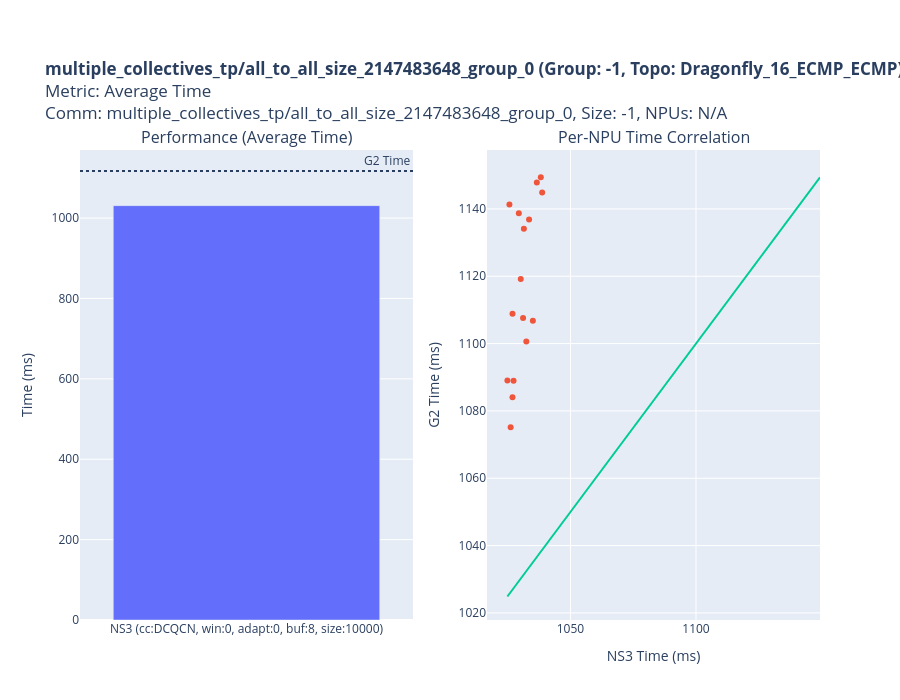
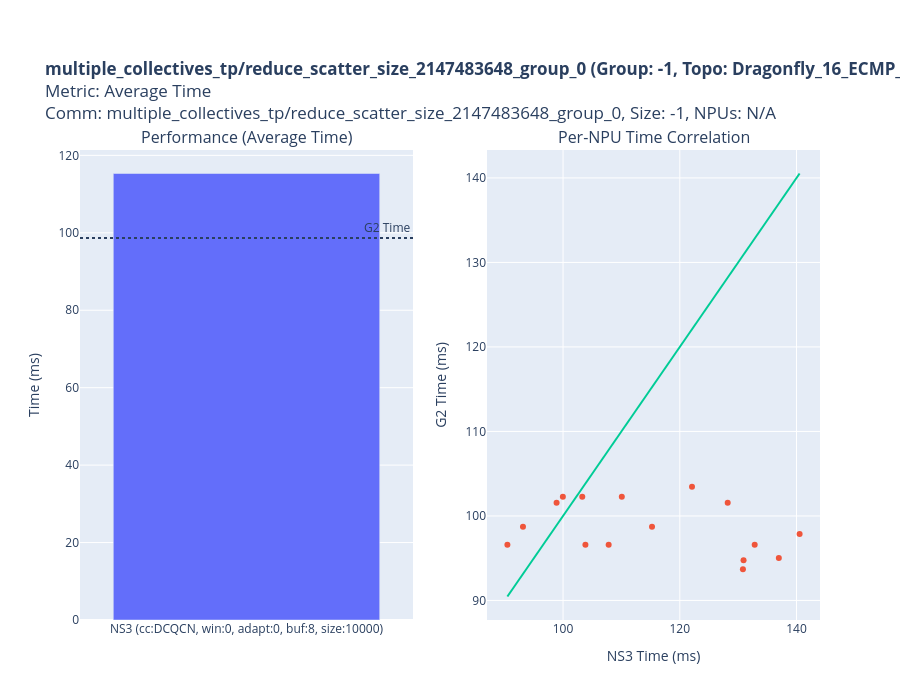
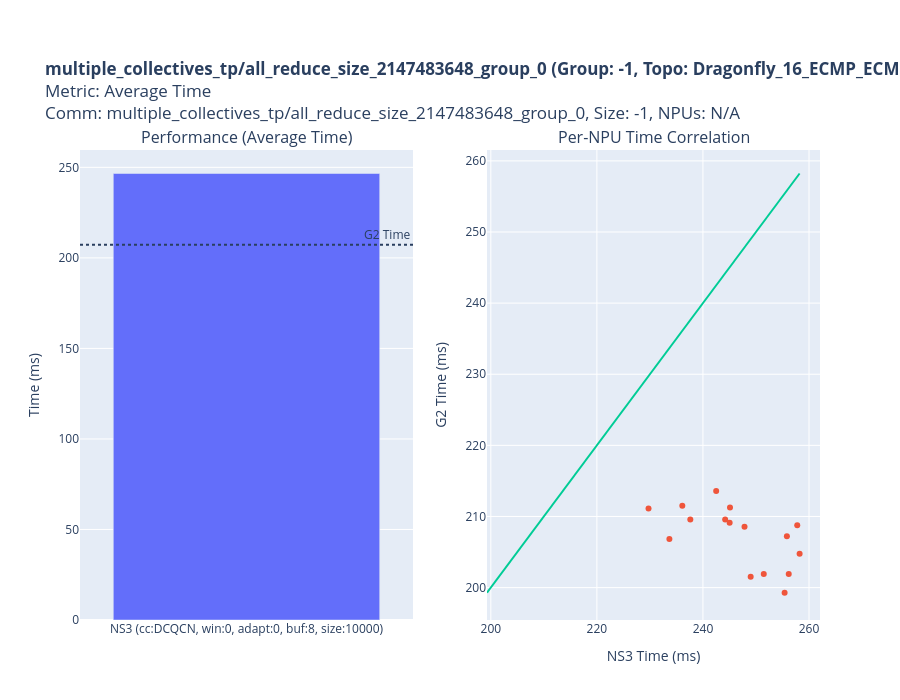

The cell these charts' notebook holds for them, in order:
### Code cell
# --- Analysis and Plotting ---
if comparison_results:
    comp_df = pd.DataFrame(comparison_results)

    # Map for collective communication types
    comm_type_map = {
        "all_reduce": "ALL_REDUCE", "reduce": "REDUCE", "all_gather": "ALL_GATHER", "gather": "GATHER",
        "scatter": "SCATTER", "broadcast": "BROADCAST", "all_to_all": "ALL_TO_ALL", "reduce_scatter": "REDUCE_SCATTER",
        "reduce_scatter_block": "REDUCE_SCATTER_BLOCK", "barrier": "BARRIER"
    }
    comp_df['comm_type_str'] = comp_df['comm_type'].astype(str).map(comm_type_map).fillna(comp_df['comm_type'])

    # --- Divergence Analysis (per topology) ---
    metric_col = 'avg_time'
    metric_name = 'Average Time'
    
    print(f"--- Analyzing Divergence for: {metric_name} ---")
    
    divergence_data = []
    # Group by workload, group_id, and topology to compare G2 and NS3 for each specific case
    for group_keys, group_df in comp_df.groupby(['workload', 'group_id', 'topology']):
        wl, gid, topo = group_keys
        
        g2_runs = group_df[group_df['sim_type'] == 'G2']
        ns3_runs = group_df[group_df['sim_type'] == 'NS3']

        if g2_runs.empty or ns3_runs.empty:
            continue

        # There should be only one G2 run per group
        g2_run = g2_runs.iloc[0]
        g2_time = g2_run[metric_col]

        # Find the best (minimum time) NS3 run within this group
        best_ns3_run = ns3_runs.loc[ns3_runs[metric_col].idxmin()]
        best_ns3_time = best_ns3_run[metric_col]

        if g2_time < 100 or best_ns3_time < 100:
            continue

        divergence = (best_ns3_time - g2_time) / g2_time
        
        divergence_data.append({
            'Workload': wl,
            'Comm Type': g2_run.get('comm_type_str', 'N/A'),
            'Comm Size': g2_run.get('comm_size', 'N/A'),
            'Group ID': gid,
            'Topo': topo,
            'G2 Time': g2_time,
            'Best NS3 Time': best_ns3_time,
            'Best NS3 Run': best_ns3_run['run_name'],
            'Divergence': divergence,
            'npu_tuples': g2_run.get('npu_tuples', 'N/A'),
            'g2_path': g2_run['path'],
            'ns3_path': best_ns3_run['path']
        })

    if not divergence_data:
        print(f"No divergent workloads found for {metric_name}.\n")
    else:
        div_df = pd.DataFrame(divergence_data).sort_values(by='Divergence', ascending=True)

        # --- Display The New Table ---
        display_df = div_df.copy()
        # Convert times to ms and format divergence
        display_df['G2 Time (ms)'] = display_df['G2 Time'] / 1_000_000
        display_df['Best NS3 Time (ms)'] = display_df['Best NS3 Time'] / 1_000_000
        display_df['Divergence'] = display_df['Divergence'].apply(lambda x: f"{x:+.2%}")

        print(f"\n--- Workload Divergence Analysis ({metric_name}) ---")
        with pd.option_context('display.float_format', '{:,.3f}'.format):
            display(display_df[[
                'Comm Type', 'Comm Size', 'Group ID', 'G2 Time (ms)', 
                'Best NS3 Time (ms)', 'Divergence', 'Topo'
            ]])

        # --- Plotting Logic for Top Divergent Cases ---
        top_10_workloads = div_df.head(10)
        print(f"\n--- Generating Plots for Top 10 Divergent Workloads ({metric_name}) ---")
        for _, row in top_10_workloads.iterrows():
            # Get all runs for this specific workload, group, and topology
            workload_df = comp_df[
                (comp_df['workload'] == row['Workload']) &
                (comp_df['group_id'] == row['Group ID']) &
                (comp_df['topology'] == row['Topo'])
            ]
        
            g2_run = workload_df[workload_df['sim_type'] == 'G2'].iloc[0]
            ns3_runs_for_plot = workload_df[workload_df['sim_type'] == 'NS3'].sort_values(by=metric_col)
            
            fig = make_subplots(rows=1, cols=2, subplot_titles=(f"Performance ({metric_name})", "Per-NPU Time Correlation"))

            # Bar plot
            fig.add_trace(go.Bar(
                x=ns3_runs_for_plot['run_name'], 
                y=ns3_runs_for_plot[metric_col] / 1_000_000, 
                name='NS3 Runs'
            ), row=1, col=1)
            fig.add_hline(
                y=g2_run[metric_col] / 1_000_000, 
                line_dash="dot", 
                annotation_text=f"G2 Time", 
                row=1, col=1
            )
            fig.update_yaxes(title_text="Time (ms)", row=1, col=1)


            # Scatter plot
            g2_timing_file = find_timing_file(row['g2_path'], 'G2')
            ns3_timing_file = find_timing_file(row['ns3_path'], 'NS3')
            if g2_timing_file and ns3_timing_file:
                try:
                    df_g2 = pd.read_csv(g2_timing_file)[['sys_id', 'callback_tick']].rename(columns={'callback_tick': 'g2_time'})
                    df_ns3 = pd.read_csv(ns3_timing_file)[['sys_id', 'callback_tick']].rename(columns={'callback_tick': 'ns3_time'})
                    merged_df = pd.merge(df_ns3, df_g2, on='sys_id')
                    merged_df = merged_df[(merged_df['ns3_time'] >= 100) & (merged_df['g2_time'] >= 100)]
                    
                    merged_df['g2_time_ms'] = merged_df['g2_time'] / 1_000_000
                    merged_df['ns3_time_ms'] = merged_df['ns3_time'] / 1_000_000

                    fig.add_trace(go.Scatter(x=merged_df['ns3_time_ms'], y=merged_df['g2_time_ms'], mode='markers', name='NPU Times'), row=1, col=2)
                    min_val = min(merged_df['ns3_time_ms'].min(), merged_df['g2_time_ms'].min())
                    max_val = max(merged_df['ns3_time_ms'].max(), merged_df['g2_time_ms'].max())
                    fig.add_trace(go.Scatter(x=[min_val, max_val], y=[min_val, max_val], mode='lines', name='y=x'), row=1, col=2)
                    fig.update_xaxes(title_text="NS3 Time (ms)", row=1, col=2)
                    fig.update_yaxes(title_text="G2 Time (ms)", row=1, col=2)
                except Exception as e:
                    print(f"Could not create scatter plot for {row['Workload']}: {e}")
            
            plot_title = (f"<b>{row['Workload']} (Group: {row['Group ID']}, Topo: {row['Topo']})</b><br>"
                          f'Metric: {metric_name}<br>'
                          f"Comm: {row['Comm Type']}, Size: {row['Comm Size']}, NPUs: {row['npu_tuples']}")

            fig.update_layout(title_text=plot_title, height=700, margin=dict(t=150), showlegend=False)
            fig.show()
        print("\n" + "="*80 + "\n")

else:
    print("No comparison results to process.")

### Figure 1 — Plotly figure (JSON) as saved in the notebook; plotly's stock layout.template omitted (floating-point values rounded to 4 significant figures)
{"data": [{"name": "NS3 Runs", "type": "bar", "x": ["NS3 (cc:DCQCN, win:0, adapt:0, buf:8, size:10000)"], "xaxis": "x", "y": [1031.0], "yaxis": "y"}, {"mode": "markers", "name": "NPU Times", "type": "scatter", "x": [1039.0, 1038.0, 1037.0, 1033.0, 1029.0, 1026.0, 1027.0, 1025.0, 1026.0, 1027.0, 1032.0, 1035.0, 1031.0, 1027.0, 1030.0, 1031.0], "xaxis": "x2", "y": [1145.0, 1149.0, 1148.0, 1137.0, 1139.0, 1141.0, 1084.0, 1089.0, 1075.0, 1089.0, 1101.0, 1107.0, 1108.0, 1109.0, 1119.0, 1134.0], "yaxis": "y2"}, {"mode": "lines", "name": "y=x", "type": "scatter", "x": [1025.0, 1149.0], "xaxis": "x2", "y": [1025.0, 1149.0], "yaxis": "y2"}], "layout": {"annotations": [{"font": {"size": 16}, "showarrow": false, "text": "Performance (Average Time)", "x": 0.225, "xanchor": "center", "xref": "paper", "y": 1, "yanchor": "bottom", "yref": "paper"}, {"font": {"size": 16}, "showarrow": false, "text": "Per-NPU Time Correlation", "x": 0.775, "xanchor": "center", "xref": "paper", "y": 1, "yanchor": "bottom", "yref": "paper"}, {"showarrow": false, "text": "G2 Time", "x": 1, "xanchor": "right", "xref": "x domain", "y": 1117.0, "yanchor": "bottom", "yref": "y"}], "height": 700, "margin": {"t": 150}, "shapes": [{"line": {"dash": "dot"}, "type": "line", "x0": 0, "x1": 1, "xref": "x domain", "y0": 1117.0, "y1": 1117.0, "yref": "y"}], "showlegend": false, "title": {"text": "<b>multiple_collectives_tp/all_to_all_size_2147483648_group_0 (Group: -1, Topo: Dragonfly_16_ECMP_ECMP)</b><br>Metric: Average Time<br>Comm: multiple_collectives_tp/all_to_all_size_2147483648_group_0, Size: -1, NPUs: N/A"}, "xaxis": {"anchor": "y", "domain": [0, 0.45]}, "xaxis2": {"anchor": "y2", "domain": [0.55, 1], "title": {"text": "NS3 Time (ms)"}}, "yaxis": {"anchor": "x", "domain": [0, 1], "title": {"text": "Time (ms)"}}, "yaxis2": {"anchor": "x2", "domain": [0, 1], "title": {"text": "G2 Time (ms)"}}}}

### Figure 2 — Plotly figure (JSON) as saved in the notebook; plotly's stock layout.template omitted (floating-point values rounded to 4 significant figures)
{"data": [{"name": "NS3 Runs", "type": "bar", "x": ["NS3 (cc:DCQCN, win:0, adapt:0, buf:8, size:10000)"], "xaxis": "x", "y": [115.3], "yaxis": "y"}, {"mode": "markers", "name": "NPU Times", "type": "scatter", "x": [103.3, 110.1, 115.2, 122.1, 128.2, 130.8, 130.9, 137.0, 140.5, 132.8, 107.8, 103.8, 90.47, 93.13, 98.89, 99.97], "xaxis": "x2", "y": [102.3, 102.3, 98.72, 103.5, 101.6, 93.68, 94.76, 95.03, 97.88, 96.6, 96.6, 96.6, 96.6, 98.72, 101.6, 102.3], "yaxis": "y2"}, {"mode": "lines", "name": "y=x", "type": "scatter", "x": [90.47, 140.5], "xaxis": "x2", "y": [90.47, 140.5], "yaxis": "y2"}], "layout": {"annotations": [{"font": {"size": 16}, "showarrow": false, "text": "Performance (Average Time)", "x": 0.225, "xanchor": "center", "xref": "paper", "y": 1, "yanchor": "bottom", "yref": "paper"}, {"font": {"size": 16}, "showarrow": false, "text": "Per-NPU Time Correlation", "x": 0.775, "xanchor": "center", "xref": "paper", "y": 1, "yanchor": "bottom", "yref": "paper"}, {"showarrow": false, "text": "G2 Time", "x": 1, "xanchor": "right", "xref": "x domain", "y": 98.66, "yanchor": "bottom", "yref": "y"}], "height": 700, "margin": {"t": 150}, "shapes": [{"line": {"dash": "dot"}, "type": "line", "x0": 0, "x1": 1, "xref": "x domain", "y0": 98.66, "y1": 98.66, "yref": "y"}], "showlegend": false, "title": {"text": "<b>multiple_collectives_tp/reduce_scatter_size_2147483648_group_0 (Group: -1, Topo: Dragonfly_16_ECMP_ECMP)</b><br>Metric: Average Time<br>Comm: multiple_collectives_tp/reduce_scatter_size_2147483648_group_0, Size: -1, NPUs: N/A"}, "xaxis": {"anchor": "y", "domain": [0, 0.45]}, "xaxis2": {"anchor": "y2", "domain": [0.55, 1], "title": {"text": "NS3 Time (ms)"}}, "yaxis": {"anchor": "x", "domain": [0, 1], "title": {"text": "Time (ms)"}}, "yaxis2": {"anchor": "x2", "domain": [0, 1], "title": {"text": "G2 Time (ms)"}}}}

### Figure 3 — Plotly figure (JSON) as saved in the notebook; plotly's stock layout.template omitted (floating-point values rounded to 4 significant figures)
{"data": [{"name": "NS3 Runs", "type": "bar", "x": ["NS3 (cc:DCQCN, win:0, adapt:0, buf:8, size:10000)"], "xaxis": "x", "y": [246.6], "yaxis": "y"}, {"mode": "markers", "name": "NPU Times", "type": "scatter", "x": [258.2, 255.4, 256.2, 255.8, 237.6, 233.7, 229.7, 236.1, 242.5, 244.2, 245.0, 247.8, 257.8, 245.1, 249.0, 251.5], "xaxis": "x2", "y": [204.8, 199.3, 201.9, 207.2, 209.6, 206.8, 211.1, 211.5, 213.6, 209.6, 209.1, 208.6, 208.8, 211.3, 201.5, 201.9], "yaxis": "y2"}, {"mode": "lines", "name": "y=x", "type": "scatter", "x": [199.3, 258.2], "xaxis": "x2", "y": [199.3, 258.2], "yaxis": "y2"}], "layout": {"annotations": [{"font": {"size": 16}, "showarrow": false, "text": "Performance (Average Time)", "x": 0.225, "xanchor": "center", "xref": "paper", "y": 1, "yanchor": "bottom", "yref": "paper"}, {"font": {"size": 16}, "showarrow": false, "text": "Per-NPU Time Correlation", "x": 0.775, "xanchor": "center", "xref": "paper", "y": 1, "yanchor": "bottom", "yref": "paper"}, {"showarrow": false, "text": "G2 Time", "x": 1, "xanchor": "right", "xref": "x domain", "y": 207.3, "yanchor": "bottom", "yref": "y"}], "height": 700, "margin": {"t": 150}, "shapes": [{"line": {"dash": "dot"}, "type": "line", "x0": 0, "x1": 1, "xref": "x domain", "y0": 207.3, "y1": 207.3, "yref": "y"}], "showlegend": false, "title": {"text": "<b>multiple_collectives_tp/all_reduce_size_2147483648_group_0 (Group: -1, Topo: Dragonfly_16_ECMP_ECMP)</b><br>Metric: Average Time<br>Comm: multiple_collectives_tp/all_reduce_size_2147483648_group_0, Size: -1, NPUs: N/A"}, "xaxis": {"anchor": "y", "domain": [0, 0.45]}, "xaxis2": {"anchor": "y2", "domain": [0.55, 1], "title": {"text": "NS3 Time (ms)"}}, "yaxis": {"anchor": "x", "domain": [0, 1], "title": {"text": "Time (ms)"}}, "yaxis2": {"anchor": "x2", "domain": [0, 1], "title": {"text": "G2 Time (ms)"}}}}
